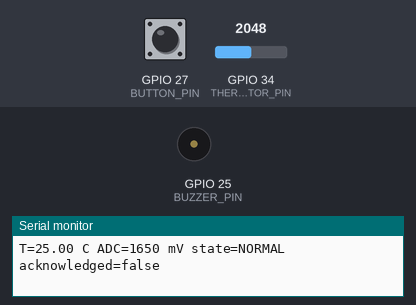
A program run on a simulated ESP32. Parts: buzzer (waves = sounding), the last lines printed to the serial monitor. Inputs (shaded band) come from the test bench; at power-on: GPIO 34 (THERMISTOR_PIN) = 2048, GPIO 27 (BUTTON_PIN) HIGH (analog values on the 0–4095 scale). WiFi joins after 1.5 s; servers stay silent unless stated; random numbers use the default seed unless the program sets one; no MQTT or app messages arrive unless stated.

Above: at 1.2 s.
1.3 s: GPIO 34 (THERMISTOR_PIN) set to 1894
3.0 s: GPIO 34 (THERMISTOR_PIN) set to 1779
At 3.11 s:
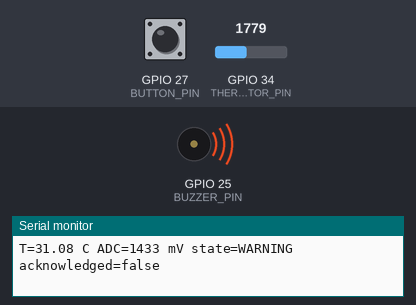
6.0 s: GPIO 27 (BUTTON_PIN) pulled LOW for 0.15 s
9.1 s: GPIO 34 (THERMISTOR_PIN) set to 498
10.6 s: GPIO 34 (THERMISTOR_PIN) set to 428
At 10.8 s:
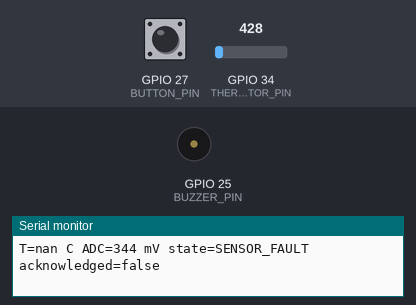
Timing chart, 0 to 14.6 s (numbered marks = the images above; inputs shaded):
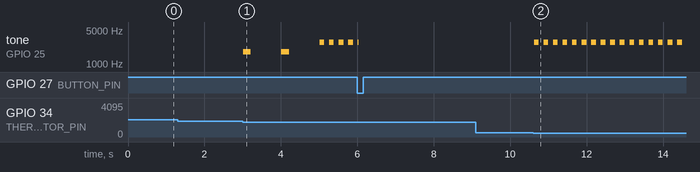

Measured:
- the behaviour switches between 1826 and 1825 on GPIO 34 (THERMISTOR_PIN) (found by bisection; images 0 and 1)
- the behaviour switches between 462 and 461 on GPIO 34 (THERMISTOR_PIN) (found by bisection; images 1 and 2)
- after the input at 3.0 s, tone on GPIO 25 (BUZZER_PIN): plays 1800 Hz for 0.20 s, 1800 Hz for 0.20 s, 2800 Hz for 0.12 s, 2800 Hz for 0.12 s, 2800 Hz for 0.13 s, 2800 Hz for 0.12 s, starting at once
- after the input at 10.6 s, tone on GPIO 25 (BUZZER_PIN): alternates 2800 Hz for 0.12 s and silent for 0.12 s, starting at once

The program:

main.cpp
```cpp
#include <Arduino.h>
#include <WiFi.h>
#include <PubSubClient.h>
#include <ArduinoJson.h>
#include <esp_system.h>
#include "lab_config.h"
#include "alarm_logic.h"

// Week 8 slides 32-33: same transport, MQTT library, callback and JSON parser.
// Networking has its own task because even a single PubSubClient connect() can
// block. Queues keep sensing, local acknowledgement and timing independent.
namespace {
WiFiClient espClient;
PubSubClient client(espClient);
String baseTopic, temperatureTopic, statusTopic, commandTopic, availabilityTopic;
String clientID;
char bootID[17];
AlarmLogic alarmLogic;
float temperature = NAN;
uint32_t sensorMv = 0;
const char *ackSource = "none";
uint32_t lastSample = 0;
uint32_t lastSnapshot = 0;
unsigned previousHz = 0;
bool rawButton = HIGH, stableButton = HIGH;
uint32_t buttonChangedAt = 0;

struct Snapshot {
  float temperature;
  uint32_t mv, uptime, revision;
  AlarmState state;
  bool acknowledged;
  char alarmID[32];
  char source[8];
};
struct Command { char alarmID[32]; };
QueueHandle_t snapshotQueue, commandQueue;

void currentAlarmID(char *out, size_t size) {
  snprintf(out, size, "%s-%lu", bootID, static_cast<unsigned long>(alarmLogic.episode));
}

void callback(char *topic, byte *payload, unsigned int length) {
  if (strcmp(topic, commandTopic.c_str()) != 0 || length == 0 || length > 192) return;
  JsonDocument doc;
  // MQTT payload is length-delimited, not necessarily null-terminated.
  if (deserializeJson(doc, payload, length) || !doc.is<JsonObject>() ||
      !doc["command"].is<const char *>() || !doc["alarm_id"].is<const char *>()) {
    Serial.println("Command rejected: expected command and alarm_id strings");
    return;
  }
  const char *action = doc["command"];
  const char *id = doc["alarm_id"];
  if (strcmp(action, Config::ACK_COMMAND) != 0 || strlen(id) >= sizeof(Command::alarmID)) {
    Serial.println("Command rejected: unknown command or oversized alarm_id");
    return;
  }
  Command cmd{};
  strlcpy(cmd.alarmID, id, sizeof(cmd.alarmID));
  if (xQueueSend(commandQueue, &cmd, 0) != pdTRUE)
    Serial.println("Command queue full; retry using current status");
}

bool publishSnapshot(const Snapshot &s) {
  char value[24];
  if (isfinite(s.temperature)) snprintf(value, sizeof(value), "%.2f", s.temperature);
  else strlcpy(value, "null", sizeof(value));
  const bool sentTemperature = client.publish(temperatureTopic.c_str(), value, true);
  JsonDocument doc;
  doc["group"] = Config::GROUP_ID;
  doc["device"] = clientID;
  doc["state"] = stateName(s.state);
  doc["acknowledged"] = s.acknowledged;
  doc["ack_source"] = s.source;
  doc["alarm_id"] = s.alarmID;
  doc["sensor_ok"] = isfinite(s.temperature);
  if (isfinite(s.temperature)) doc["temperature_c"] = serialized(value);
  else doc["temperature_c"] = nullptr;
  doc["threshold_c"] = Config::TRIGGER_C;
  doc["reset_c"] = Config::TRIGGER_C - Config::HYSTERESIS_C;
  doc["adc_mv"] = s.mv;
  doc["uptime_ms"] = s.uptime;
  doc["rssi_dbm"] = WiFi.RSSI();
  char json[768];
  if (measureJson(doc) >= sizeof(json)) return false;
  serializeJson(doc, json, sizeof(json));
  return client.publish(statusTopic.c_str(), json, true) && sentTemperature;
}

void mqttTask(void *) {
  // Only this task touches client or espClient: PubSubClient isn't thread-safe.
  client.setServer(Config::MQTT_HOST, Config::MQTT_PORT);
  client.setCallback(callback);
  client.setKeepAlive(15);
  client.setSocketTimeout(1);
  if (!client.setBufferSize(1024)) {
    Serial.println("MQTT buffer allocation failed; local alarm still runs");
    vTaskDelete(nullptr);
    return;
  }
  WiFi.begin(Config::WIFI_SSID, Config::WIFI_PASSWORD);
  uint32_t wifiRetry = millis(), mqttRetry = millis() - 3000;
  uint32_t lastPublish = 0, publishedRevision = UINT32_MAX;
  Snapshot latest{};
  bool haveSnapshot = false, forcePublish = true;
  for (;;) {
    if (xQueueReceive(snapshotQueue, &latest, 0) == pdTRUE) haveSnapshot = true;
    const uint32_t now = millis();
    if (WiFi.status() != WL_CONNECTED) {
      if (client.connected()) client.disconnect();
      if (uint32_t(now - wifiRetry) >= 10000) {
        wifiRetry = now;
        WiFi.reconnect();
        Serial.println("Retrying Wi-Fi; check 2.4 GHz SSID/password");
      }
      forcePublish = true;
    } else if (!client.connected()) {
      if (uint32_t(now - mqttRetry) >= 3000) {
        mqttRetry = now;
        if (client.connect(clientID.c_str(), Config::MQTT_USER, Config::MQTT_PASSWORD,
                           availabilityTopic.c_str(), 1, true, "offline")) {
          // Like the lecture, resubscribe on EVERY connection.
          if (!client.subscribe(commandTopic.c_str(), 0)) {
            client.disconnect();
          } else {
            client.publish(availabilityTopic.c_str(), "online", true);
            Serial.printf("MQTT connected: %s | IP %s\n", Config::MQTT_HOST,
                          WiFi.localIP().toString().c_str());
            forcePublish = true;
          }
        } else Serial.printf("MQTT connection failed, rc=%d\n", client.state());
      }
    } else {
      client.loop(); // Services incoming commands and MQTT keepalive frequently.
      if (haveSnapshot && (forcePublish || latest.revision != publishedRevision ||
                           uint32_t(now - lastPublish) >= 1000)) {
        if (publishSnapshot(latest)) {
          publishedRevision = latest.revision;
          forcePublish = false;
        }
        lastPublish = now;
        // Avoid a tight retry loop if a publish fails.
        if (!client.connected()) forcePublish = true;
      }
    }
    vTaskDelay(pdMS_TO_TICKS(10));
  }
}

void acknowledge(const char *source) {
  if (alarmLogic.acknowledge()) {
    ackSource = source;
    Serial.printf("Alarm acknowledged locally/remotely: %s\n", source);
  }
}

void updateButton(uint32_t now) {
  const bool reading = digitalRead(Config::BUTTON_PIN);
  if (reading != rawButton) { rawButton = reading; buttonChangedAt = now; }
  if (rawButton != stableButton && uint32_t(now - buttonChangedAt) >= 30) {
    stableButton = rawButton;
    if (stableButton == LOW) acknowledge("local"); // Debounced press edge only.
  }
}

void sendSnapshot(uint32_t now) {
  Snapshot s{};
  s.temperature = temperature;
  s.mv = sensorMv;
  s.uptime = now;
  s.revision = alarmLogic.revision;
  s.state = alarmLogic.state;
  s.acknowledged = alarmLogic.acknowledged;
  currentAlarmID(s.alarmID, sizeof(s.alarmID));
  strlcpy(s.source, ackSource, sizeof(s.source));
  // A one-element mailbox always holds current data, not an offline backlog.
  xQueueOverwrite(snapshotQueue, &s);
}
}

void setup() {
  Serial.begin(115200);
  pinMode(Config::BUTTON_PIN, INPUT_PULLUP);
  analogReadResolution(12);
  analogSetPinAttenuation(Config::THERMISTOR_PIN, ADC_11db);
  ledcSetup(0, 1800, 8); // Arduino-ESP32 2.x, pinned by platformio.ini.
  ledcAttachPin(Config::BUZZER_PIN, 0);
  ledcWrite(0, 0);
  WiFi.mode(WIFI_STA);
  snprintf(bootID, sizeof(bootID), "%08lx%08lx",
           static_cast<unsigned long>(esp_random()), static_cast<unsigned long>(esp_random()));
  String mac = WiFi.macAddress();
  mac.replace(":", "");
  clientID = String(Config::GROUP_ID) + "-fire-" + mac;
  baseTopic = String("iot2026/") + Config::GROUP_ID + "/fire";
  temperatureTopic = baseTopic + "/temperature";
  statusTopic = baseTopic + "/status";
  commandTopic = baseTopic + "/command";
  availabilityTopic = baseTopic + "/availability";
  Serial.printf("\nWeek 9 fire alarm | %s\nSubscribe in Explorer: iot2026/%s/#\n",
                clientID.c_str(), Config::GROUP_ID);
  Serial.printf("Trigger > %.1f C; reset <= %.1f C; escalation %lu ms\n",
                Config::TRIGGER_C, Config::TRIGGER_C - Config::HYSTERESIS_C, Config::ESCALATION_MS);
  snapshotQueue = xQueueCreate(1, sizeof(Snapshot));
  commandQueue = xQueueCreate(8, sizeof(Command));
  if (!snapshotQueue || !commandQueue) {
    Serial.println("Queue allocation failed");
    abort();
  }
  lastSample = millis() - 100;
  if (xTaskCreate(mqttTask, "mqtt", 8192, nullptr, 1, nullptr) != pdPASS)
    Serial.println("MQTT task unavailable; local alarm still runs");
}

void loop() {
  const uint32_t now = millis();
  const uint32_t oldRevision = alarmLogic.revision;
  if (uint32_t(now - lastSample) >= 100) {
    lastSample = now;
    uint32_t sum = 0;
    for (unsigned i = 0; i < 8; ++i) sum += analogReadMilliVolts(Config::THERMISTOR_PIN);
    sensorMv = sum / 8;
    temperature = thermistorC(sensorMv, Config::SUPPLY_MV, Config::SERIES_OHMS,
                             Config::NTC_NOMINAL_OHMS, Config::NTC_BETA, Config::TEMP_OFFSET_C);
    alarmLogic.sample(temperature, now, Config::TRIGGER_C, Config::HYSTERESIS_C);
    if (!alarmLogic.acknowledged) ackSource = "none";
  }
  updateButton(now);
  Command cmd{};
  // Bounded processing prevents a flood of commands from starving local logic.
  for (unsigned i = 0; i < 8 && xQueueReceive(commandQueue, &cmd, 0) == pdTRUE; ++i) {
    char activeID[32];
    currentAlarmID(activeID, sizeof(activeID));
    if (strcmp(cmd.alarmID, activeID) == 0) acknowledge("remote");
    else Serial.println("Command rejected: stale/wrong alarm_id; copy current status ID");
  }
  alarmLogic.tick(now, Config::ESCALATION_MS);
  const unsigned hz = alarmLogic.buzzerHz(now);
  if (hz != previousHz) {
    if (hz) ledcWriteTone(0, hz);
    else ledcWrite(0, 0);
    previousHz = hz;
  }
  if (alarmLogic.revision != oldRevision || uint32_t(now - lastSnapshot) >= 100) {
    sendSnapshot(now);
    lastSnapshot = now;
  }
  static uint32_t lastLog = 0;
  if (alarmLogic.revision != oldRevision || uint32_t(now - lastLog) >= 1000) {
    Serial.printf("T=%.2f C ADC=%lu mV state=%s acknowledged=%s\n", temperature,
                  static_cast<unsigned long>(sensorMv), stateName(alarmLogic.state),
                  alarmLogic.acknowledged ? "true" : "false");
    lastLog = now;
  }
  delay(1); // Yield to the scheduler; never delay for a beep or escalation timer.
}
```

alarm_logic.h
```cpp
#pragma once
#include <stdint.h>
#include <math.h>

enum class AlarmState { NORMAL, WARNING, EMERGENCY, SENSOR_FAULT };
inline const char *stateName(AlarmState s) {
  switch (s) {
    case AlarmState::NORMAL: return "NORMAL";
    case AlarmState::WARNING: return "WARNING";
    case AlarmState::EMERGENCY: return "EMERGENCY";
    default: return "SENSOR_FAULT";
  }
}

// All alarm state belongs to the Arduino loop task, never to the MQTT task.
struct AlarmLogic {
  AlarmState state = AlarmState::NORMAL;
  bool acknowledged = false;
  uint32_t enteredAt = 0;
  uint32_t episode = 0;
  uint32_t revision = 0;

  void enter(AlarmState next, uint32_t now) {
    if (state == next) return;
    if (next == AlarmState::WARNING || next == AlarmState::SENSOR_FAULT) ++episode;
    state = next;
    enteredAt = now;
    acknowledged = false;
    ++revision;
  }
  void sample(float c, uint32_t now, float trigger, float hysteresis) {
    if (!isfinite(c)) { enter(AlarmState::SENSOR_FAULT, now); return; }
    if (state == AlarmState::SENSOR_FAULT) enter(AlarmState::NORMAL, now);
    if (state == AlarmState::NORMAL) {
      if (c > trigger) enter(AlarmState::WARNING, now);
    } else if (c <= trigger - hysteresis) {
      enter(AlarmState::NORMAL, now);
    }
  }
  void tick(uint32_t now, uint32_t escalation) {
    if (state == AlarmState::WARNING && !acknowledged &&
        uint32_t(now - enteredAt) >= escalation) enter(AlarmState::EMERGENCY, now);
  }
  bool acknowledge() {
    if (state == AlarmState::NORMAL || acknowledged) return false;
    acknowledged = true;
    ++revision;
    return true;
  }
  unsigned buzzerHz(uint32_t now) const {
    if (state == AlarmState::NORMAL || acknowledged) return 0;
    const uint32_t phase = now - enteredAt;
    if (state == AlarmState::WARNING) return phase % 1000 < 200 ? 1800 : 0;
    return phase % 250 < 125 ? 2800 : 0;
  }
};

// Wiring: 3V3 -> fixed 10k -> ADC node -> NTC -> GND.
inline float thermistorC(float mv, float supply, float fixed, float nominal,
                         float beta, float offset) {
  if (mv < 100 || mv > 3000 || mv >= supply) return NAN;
  const float resistance = fixed * mv / (supply - mv);
  const float c = 1.0f / (1.0f / 298.15f + logf(resistance / nominal) / beta)
                  - 273.15f + offset;
  return isfinite(c) && c >= -10 && c <= 80 ? c : NAN;
}
```

lab_config.h
```cpp
#pragma once

#if __has_include("secrets.h")
#include "secrets.h"
#endif
#ifndef LAB_WIFI_SSID
#define LAB_WIFI_SSID "YOUR_2.4_GHZ_WIFI"
#endif
#ifndef LAB_WIFI_PASSWORD
#define LAB_WIFI_PASSWORD "YOUR_WIFI_PASSWORD"
#endif
#ifndef LAB_GROUP_ID
#define LAB_GROUP_ID "harlen-group01"
#endif

namespace Config {
constexpr char WIFI_SSID[] = LAB_WIFI_SSID;
constexpr char WIFI_PASSWORD[] = LAB_WIFI_PASSWORD;
constexpr char GROUP_ID[] = LAB_GROUP_ID;
constexpr char MQTT_HOST[] = "broker.emqx.io";
constexpr unsigned short MQTT_PORT = 1883;
// Same public demonstration credentials as lecture slide 32.
constexpr char MQTT_USER[] = "emqx";
constexpr char MQTT_PASSWORD[] = "public";
constexpr char ACK_COMMAND[] = "ack"; // Tutor exercise: change to "silence" and re-upload.
constexpr float TRIGGER_C = 30.0f;
constexpr float HYSTERESIS_C = 2.0f;
constexpr unsigned long ESCALATION_MS = 2000;

constexpr float SERIES_OHMS = 10000.0f;
constexpr float NTC_NOMINAL_OHMS = 10000.0f;
constexpr float NTC_BETA = 3950.0f;
constexpr float SUPPLY_MV = 3300.0f;
constexpr float TEMP_OFFSET_C = 0.0f;

constexpr unsigned char THERMISTOR_PIN = 34;
constexpr unsigned char BUZZER_PIN = 25;
constexpr unsigned char BUTTON_PIN = 27;
}
```
